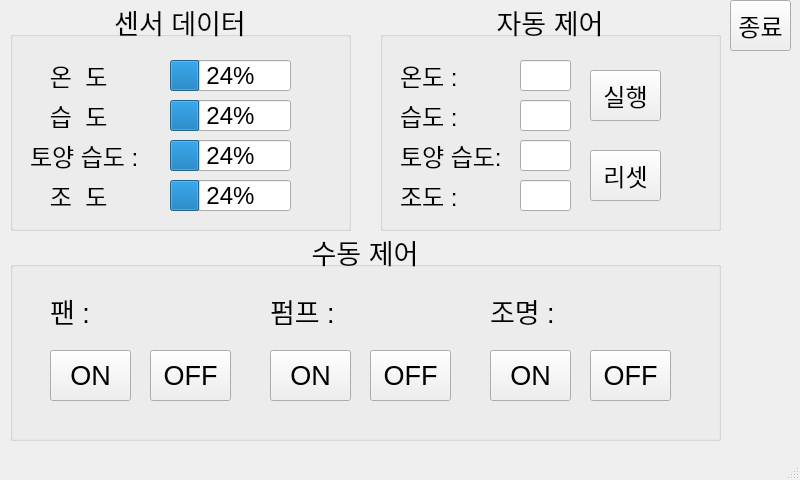
<?xml version="1.0" encoding="UTF-8"?>
<ui version="4.0">
 <class>MainWindow</class>
 <widget class="QMainWindow" name="MainWindow">
  <property name="geometry">
   <rect>
    <x>0</x>
    <y>0</y>
    <width>800</width>
    <height>480</height>
   </rect>
  </property>
  <property name="windowTitle">
   <string>MainWindow</string>
  </property>
  <widget class="QWidget" name="centralwidget">
   <widget class="QGroupBox" name="sensor">
    <property name="geometry">
     <rect>
      <x>10</x>
      <y>0</y>
      <width>341</width>
      <height>231</height>
     </rect>
    </property>
    <property name="font">
     <font>
      <pointsize>20</pointsize>
     </font>
    </property>
    <property name="title">
     <string>센서 데이터</string>
    </property>
    <property name="alignment">
     <set>Qt::AlignCenter</set>
    </property>
    <widget class="QLabel" name="temp_label">
     <property name="geometry">
      <rect>
       <x>20</x>
       <y>60</y>
       <width>111</width>
       <height>31</height>
      </rect>
     </property>
     <property name="font">
      <font>
       <pointsize>18</pointsize>
      </font>
     </property>
     <property name="text">
      <string>   온  도     :</string>
     </property>
    </widget>
    <widget class="QLabel" name="humi_label">
     <property name="geometry">
      <rect>
       <x>20</x>
       <y>100</y>
       <width>111</width>
       <height>31</height>
      </rect>
     </property>
     <property name="font">
      <font>
       <pointsize>18</pointsize>
      </font>
     </property>
     <property name="text">
      <string>   습  도     :</string>
     </property>
    </widget>
    <widget class="QLabel" name="soil_label">
     <property name="geometry">
      <rect>
       <x>20</x>
       <y>140</y>
       <width>111</width>
       <height>31</height>
      </rect>
     </property>
     <property name="font">
      <font>
       <pointsize>18</pointsize>
      </font>
     </property>
     <property name="text">
      <string>토양 습도 :</string>
     </property>
    </widget>
    <widget class="QLabel" name="light_label">
     <property name="geometry">
      <rect>
       <x>20</x>
       <y>180</y>
       <width>111</width>
       <height>31</height>
      </rect>
     </property>
     <property name="font">
      <font>
       <pointsize>18</pointsize>
      </font>
     </property>
     <property name="text">
      <string>   조  도     :</string>
     </property>
    </widget>
    <widget class="QProgressBar" name="temp_bar">
     <property name="geometry">
      <rect>
       <x>160</x>
       <y>60</y>
       <width>121</width>
       <height>31</height>
      </rect>
     </property>
     <property name="font">
      <font>
       <pointsize>18</pointsize>
      </font>
     </property>
     <property name="value">
      <number>24</number>
     </property>
    </widget>
    <widget class="QProgressBar" name="humi_bar">
     <property name="geometry">
      <rect>
       <x>160</x>
       <y>100</y>
       <width>121</width>
       <height>31</height>
      </rect>
     </property>
     <property name="font">
      <font>
       <pointsize>18</pointsize>
      </font>
     </property>
     <property name="value">
      <number>24</number>
     </property>
    </widget>
    <widget class="QProgressBar" name="soil_bar">
     <property name="geometry">
      <rect>
       <x>160</x>
       <y>140</y>
       <width>121</width>
       <height>31</height>
      </rect>
     </property>
     <property name="font">
      <font>
       <pointsize>18</pointsize>
      </font>
     </property>
     <property name="value">
      <number>24</number>
     </property>
    </widget>
    <widget class="QProgressBar" name="light_bar">
     <property name="geometry">
      <rect>
       <x>160</x>
       <y>180</y>
       <width>121</width>
       <height>31</height>
      </rect>
     </property>
     <property name="font">
      <font>
       <pointsize>18</pointsize>
      </font>
     </property>
     <property name="value">
      <number>24</number>
     </property>
    </widget>
   </widget>
   <widget class="QGroupBox" name="auto_mode">
    <property name="geometry">
     <rect>
      <x>380</x>
      <y>0</y>
      <width>341</width>
      <height>231</height>
     </rect>
    </property>
    <property name="font">
     <font>
      <pointsize>20</pointsize>
     </font>
    </property>
    <property name="title">
     <string>자동 제어</string>
    </property>
    <property name="alignment">
     <set>Qt::AlignCenter</set>
    </property>
    <widget class="QLabel" name="temp">
     <property name="geometry">
      <rect>
       <x>20</x>
       <y>60</y>
       <width>111</width>
       <height>31</height>
      </rect>
     </property>
     <property name="font">
      <font>
       <pointsize>18</pointsize>
      </font>
     </property>
     <property name="text">
      <string>온도 : </string>
     </property>
    </widget>
    <widget class="QLabel" name="humi">
     <property name="geometry">
      <rect>
       <x>20</x>
       <y>100</y>
       <width>111</width>
       <height>31</height>
      </rect>
     </property>
     <property name="font">
      <font>
       <pointsize>18</pointsize>
      </font>
     </property>
     <property name="text">
      <string>습도 :</string>
     </property>
    </widget>
    <widget class="QLabel" name="soil">
     <property name="geometry">
      <rect>
       <x>20</x>
       <y>140</y>
       <width>111</width>
       <height>31</height>
      </rect>
     </property>
     <property name="font">
      <font>
       <pointsize>18</pointsize>
      </font>
     </property>
     <property name="text">
      <string>토양 습도:</string>
     </property>
    </widget>
    <widget class="QPushButton" name="app">
     <property name="geometry">
      <rect>
       <x>210</x>
       <y>70</y>
       <width>71</width>
       <height>51</height>
      </rect>
     </property>
     <property name="font">
      <font>
       <pointsize>18</pointsize>
      </font>
     </property>
     <property name="text">
      <string>실행</string>
     </property>
    </widget>
    <widget class="QPushButton" name="reset">
     <property name="geometry">
      <rect>
       <x>210</x>
       <y>150</y>
       <width>71</width>
       <height>51</height>
      </rect>
     </property>
     <property name="font">
      <font>
       <pointsize>18</pointsize>
      </font>
     </property>
     <property name="text">
      <string>리셋</string>
     </property>
    </widget>
    <widget class="QLineEdit" name="temp_value">
     <property name="geometry">
      <rect>
       <x>140</x>
       <y>60</y>
       <width>51</width>
       <height>31</height>
      </rect>
     </property>
     <property name="font">
      <font>
       <pointsize>18</pointsize>
      </font>
     </property>
    </widget>
    <widget class="QLineEdit" name="humi_value">
     <property name="geometry">
      <rect>
       <x>140</x>
       <y>100</y>
       <width>51</width>
       <height>31</height>
      </rect>
     </property>
     <property name="font">
      <font>
       <pointsize>18</pointsize>
      </font>
     </property>
    </widget>
    <widget class="QLineEdit" name="soil_value">
     <property name="geometry">
      <rect>
       <x>140</x>
       <y>140</y>
       <width>51</width>
       <height>31</height>
      </rect>
     </property>
     <property name="font">
      <font>
       <pointsize>18</pointsize>
      </font>
     </property>
    </widget>
    <widget class="QLabel" name="light">
     <property name="geometry">
      <rect>
       <x>20</x>
       <y>180</y>
       <width>111</width>
       <height>31</height>
      </rect>
     </property>
     <property name="font">
      <font>
       <pointsize>18</pointsize>
      </font>
     </property>
     <property name="text">
      <string>조도 :</string>
     </property>
    </widget>
    <widget class="QLineEdit" name="light_value">
     <property name="geometry">
      <rect>
       <x>140</x>
       <y>180</y>
       <width>51</width>
       <height>31</height>
      </rect>
     </property>
     <property name="font">
      <font>
       <pointsize>18</pointsize>
      </font>
     </property>
    </widget>
   </widget>
   <widget class="QGroupBox" name="manual_mode">
    <property name="geometry">
     <rect>
      <x>10</x>
      <y>230</y>
      <width>711</width>
      <height>211</height>
     </rect>
    </property>
    <property name="font">
     <font>
      <pointsize>20</pointsize>
      <weight>50</weight>
      <bold>false</bold>
     </font>
    </property>
    <property name="title">
     <string>수동 제어</string>
    </property>
    <property name="alignment">
     <set>Qt::AlignCenter</set>
    </property>
    <widget class="QLabel" name="fan">
     <property name="geometry">
      <rect>
       <x>40</x>
       <y>60</y>
       <width>81</width>
       <height>41</height>
      </rect>
     </property>
     <property name="font">
      <font>
       <pointsize>20</pointsize>
       <weight>50</weight>
       <bold>false</bold>
      </font>
     </property>
     <property name="text">
      <string>팬 :</string>
     </property>
     <property name="alignment">
      <set>Qt::AlignLeading|Qt::AlignLeft|Qt::AlignVCenter</set>
     </property>
    </widget>
    <widget class="QLabel" name="pump">
     <property name="geometry">
      <rect>
       <x>260</x>
       <y>60</y>
       <width>81</width>
       <height>41</height>
      </rect>
     </property>
     <property name="font">
      <font>
       <pointsize>20</pointsize>
       <weight>50</weight>
       <bold>false</bold>
      </font>
     </property>
     <property name="text">
      <string>펌프 :</string>
     </property>
     <property name="alignment">
      <set>Qt::AlignLeading|Qt::AlignLeft|Qt::AlignVCenter</set>
     </property>
    </widget>
    <widget class="QPushButton" name="fan_off">
     <property name="geometry">
      <rect>
       <x>140</x>
       <y>120</y>
       <width>81</width>
       <height>51</height>
      </rect>
     </property>
     <property name="font">
      <font>
       <pointsize>20</pointsize>
       <weight>50</weight>
       <bold>false</bold>
      </font>
     </property>
     <property name="text">
      <string>OFF</string>
     </property>
    </widget>
    <widget class="QPushButton" name="fan_on">
     <property name="geometry">
      <rect>
       <x>40</x>
       <y>120</y>
       <width>81</width>
       <height>51</height>
      </rect>
     </property>
     <property name="font">
      <font>
       <pointsize>20</pointsize>
       <weight>50</weight>
       <bold>false</bold>
      </font>
     </property>
     <property name="text">
      <string>ON</string>
     </property>
    </widget>
    <widget class="QPushButton" name="pump_on">
     <property name="geometry">
      <rect>
       <x>260</x>
       <y>120</y>
       <width>81</width>
       <height>51</height>
      </rect>
     </property>
     <property name="font">
      <font>
       <pointsize>20</pointsize>
       <weight>50</weight>
       <bold>false</bold>
      </font>
     </property>
     <property name="text">
      <string>ON</string>
     </property>
    </widget>
    <widget class="QPushButton" name="pump_off">
     <property name="geometry">
      <rect>
       <x>360</x>
       <y>120</y>
       <width>81</width>
       <height>51</height>
      </rect>
     </property>
     <property name="font">
      <font>
       <pointsize>20</pointsize>
       <weight>50</weight>
       <bold>false</bold>
      </font>
     </property>
     <property name="text">
      <string>OFF</string>
     </property>
    </widget>
    <widget class="QLabel" name="fan_status">
     <property name="geometry">
      <rect>
       <x>140</x>
       <y>60</y>
       <width>81</width>
       <height>41</height>
      </rect>
     </property>
     <property name="font">
      <font>
       <pointsize>20</pointsize>
       <weight>50</weight>
       <bold>false</bold>
      </font>
     </property>
     <property name="text">
      <string/>
     </property>
    </widget>
    <widget class="QLabel" name="pump_status">
     <property name="geometry">
      <rect>
       <x>360</x>
       <y>60</y>
       <width>81</width>
       <height>41</height>
      </rect>
     </property>
     <property name="font">
      <font>
       <pointsize>20</pointsize>
       <weight>50</weight>
       <bold>false</bold>
      </font>
     </property>
     <property name="text">
      <string/>
     </property>
    </widget>
    <widget class="QLabel" name="lighting">
     <property name="geometry">
      <rect>
       <x>480</x>
       <y>60</y>
       <width>81</width>
       <height>41</height>
      </rect>
     </property>
     <property name="font">
      <font>
       <pointsize>20</pointsize>
       <weight>50</weight>
       <bold>false</bold>
      </font>
     </property>
     <property name="text">
      <string>조명 :</string>
     </property>
     <property name="alignment">
      <set>Qt::AlignLeading|Qt::AlignLeft|Qt::AlignVCenter</set>
     </property>
    </widget>
    <widget class="QPushButton" name="light_on">
     <property name="geometry">
      <rect>
       <x>480</x>
       <y>120</y>
       <width>81</width>
       <height>51</height>
      </rect>
     </property>
     <property name="font">
      <font>
       <pointsize>20</pointsize>
       <weight>50</weight>
       <bold>false</bold>
      </font>
     </property>
     <property name="text">
      <string>ON</string>
     </property>
    </widget>
    <widget class="QPushButton" name="light_off">
     <property name="geometry">
      <rect>
       <x>580</x>
       <y>120</y>
       <width>81</width>
       <height>51</height>
      </rect>
     </property>
     <property name="font">
      <font>
       <pointsize>20</pointsize>
       <weight>50</weight>
       <bold>false</bold>
      </font>
     </property>
     <property name="text">
      <string>OFF</string>
     </property>
    </widget>
    <widget class="QLabel" name="light_status">
     <property name="geometry">
      <rect>
       <x>580</x>
       <y>60</y>
       <width>81</width>
       <height>41</height>
      </rect>
     </property>
     <property name="font">
      <font>
       <pointsize>20</pointsize>
       <weight>50</weight>
       <bold>false</bold>
      </font>
     </property>
     <property name="text">
      <string/>
     </property>
    </widget>
   </widget>
   <widget class="QPushButton" name="end">
    <property name="geometry">
     <rect>
      <x>730</x>
      <y>0</y>
      <width>61</width>
      <height>51</height>
     </rect>
    </property>
    <property name="font">
     <font>
      <pointsize>18</pointsize>
     </font>
    </property>
    <property name="text">
     <string>종료</string>
    </property>
   </widget>
   <zorder>sensor</zorder>
   <zorder>auto_mode</zorder>
   <zorder>end</zorder>
   <zorder>manual_mode</zorder>
  </widget>
  <widget class="QMenuBar" name="menubar">
   <property name="geometry">
    <rect>
     <x>0</x>
     <y>0</y>
     <width>800</width>
     <height>27</height>
    </rect>
   </property>
  </widget>
  <widget class="QStatusBar" name="statusbar"/>
 </widget>
 <resources/>
 <connections/>
</ui>
